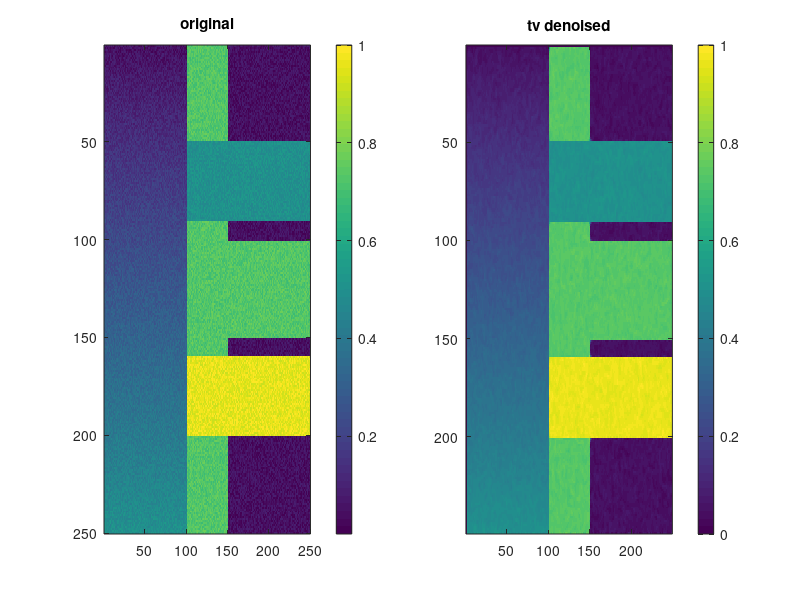

This figure's MATLAB source:
%% total variation, primal 
clear; close all; clc; 
u = zeros(250,250);
u(:,100:150) = 15; 
u(50:90,:) = 10;
u(101:150,:) = 15; 
u(160:200,:) = 20; 

for i = 1:250
    for j = 1:100
        u(i,j) = 2*i/50; 
    end
end 
n = rand(size(u)); 
u = u + n.*2; 
u = double(u); 
u0 = u;
plotEnergy = zeros(1,10); 
im = u; 
im0  =u0; 
sp = 1e-1;
lam = 1e-1; 
for iter = 1:10
    
    for i = 2:size(im,1)-1
        for j = 2:size(im,2)-1       
            ix = (im(i+1,j)-im(i-1,j))/2; 
            iy = (im(i,j+1)-im(i,j-1))/2;
            ixx = (im(i+1,j)-2*im(i,j)+im(i-1,j));
            iyy = (im(i,j+1)-2*im(i,j)+im(i,j-1)); 
            ixy = (im(i+1,j+1)-im(i-1,j+1)-im(i+1,j-1)+im(i-1,j-1))/4; 
            div = (ixx*iy^2-2*ix*iy*ixy+iyy*ix^2)/((ix^2+iy^2)^(3/2)); 

            s = sp*sqrt(ix^2+iy^2); 
            e = s*(div-2*lam*(im(i,j)-im0(i,j))); 
            imVal = im(i,j) + e; 
            imn(i,j) = imVal; 
            energy(i,j) = e; 
        end 
    end
    plotEnergy(iter) = plotEnergy(iter) + sum(energy(:)); 
%     imagesc(im); colorbar(); 
    im = imn; 
end 
% figure()
% plot(plotEnergy); 
figure(); 
subplot(1,2,1)
imagesc(im0./max(im0(:)));title('original'); colorbar(); 
subplot(1,2,2)
imagesc(im/max(im(:))); title('tv denoised'); colorbar(); 

